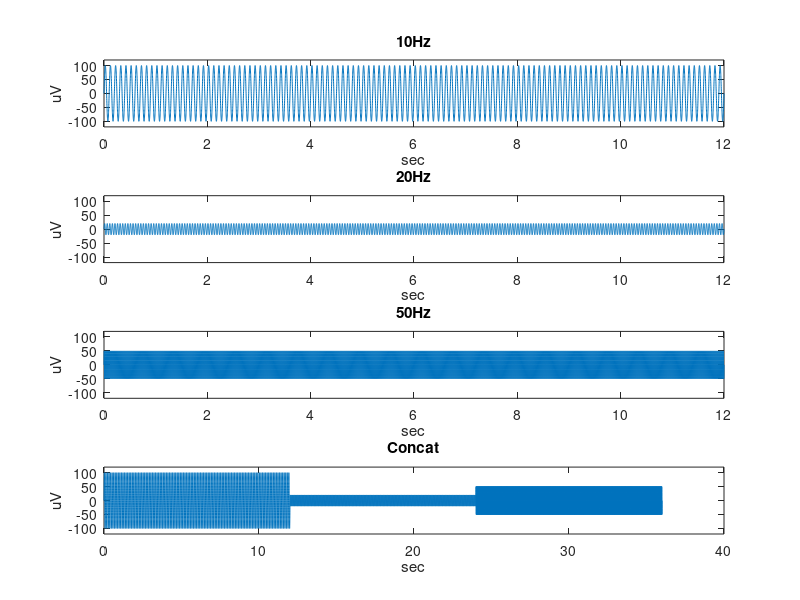

This figure's MATLAB source: (Note: this script raises an error after producing the figure.)
clc, clear all, close all,
%% 1. generate signals
% 10Hz
freq1 = 10;
t1 = linspace(0,12,12001);
y1 = sin(2*pi*freq1*t1)*100;
figure,
subplot(4,1,1),plot(t1, y1);
ylim([-120 120]);
xlabel('sec');
ylabel('uV');
title('10Hz');

% 20Hz
freq2 = 20;
y2 = sin(2*pi*freq2*t1)*20;
subplot(4,1,2),plot(t1, y2);
ylim([-120 120]);
xlabel('sec');
ylabel('uV');
title('20Hz');

% 50Hz
freq3 = 50;
y3 = sin(2*pi*freq3*t1)*50;
subplot(4,1,3),plot(t1, y3);
ylim([-120 120]);
xlabel('sec');
ylabel('uV');
title('50Hz');

%  concatenate signals
t2 = linspace(0,36,36001);
y4 = zeros(1, 36001);
y4(:, 1:12000) = y1(:, 1:12000);
y4(:, 12001:24000) = y2(:, 1:12000);
y4(:, 24001:36001) = y3(:, 1:12001);
subplot(4,1,4),plot(t2, y4);
ylim([-120 120]);
xlabel('sec');
ylabel('uV');
title('Concat');

%% 2. fft_window
n_channel = 1;
Fs = 1000;
window = 4;
shift = 0.5;

% epoch1
[psd, f] = fft_window(y4, 0, 12, n_channel, Fs, window, shift); % fft analysis
figure, subplot(3, 1, 1), plot(f,psd);
ylim([0 120]);
xlabel('frequency');
ylabel('power');
title('epoch 1');

% epoch2
[psd, f] = fft_window(y4, 12, 24, n_channel, Fs, window, shift); % fft analysis
subplot(3, 1, 2), plot(f,psd);
ylim([0 120]);
xlabel('frequency');
ylabel('power');
title('epoch 2');

% epoch3
[psd, f] = fft_window(y4, 24, 36, n_channel, Fs, window, shift); % fft analysis
subplot(3, 1, 3), plot(f,psd);
ylim([0 120]);
xlabel('frequency');
ylabel('power');
title('epoch 3');

%% 3. fft_hanningwindow
n_channel = 1;
Fs = 1000;
window = 4;
shift = 0.5;

% epoch1
[psd, f] = fft_hanningwindow(y4, 0, 12, n_channel, Fs, window, shift); % fft analysis
figure, subplot(3, 1, 1), plot(f,psd);
ylim([0 120]);
xlabel('frequency');
ylabel('power');
title('epoch 1');

% epoch2
[psd, f] = fft_hanningwindow(y4, 12, 24, n_channel, Fs, window, shift); % fft analysis
subplot(3, 1, 2), plot(f,psd);
ylim([0 120]);
xlabel('frequency');
ylabel('power');
title('epoch 2');

% epoch3
[psd, f] = fft_hanningwindow(y4, 24, 36, n_channel, Fs, window, shift); % fft analysis
subplot(3, 1, 3), plot(f,psd);
ylim([0 120]);
xlabel('frequency');
ylabel('power');
title('epoch 3');

